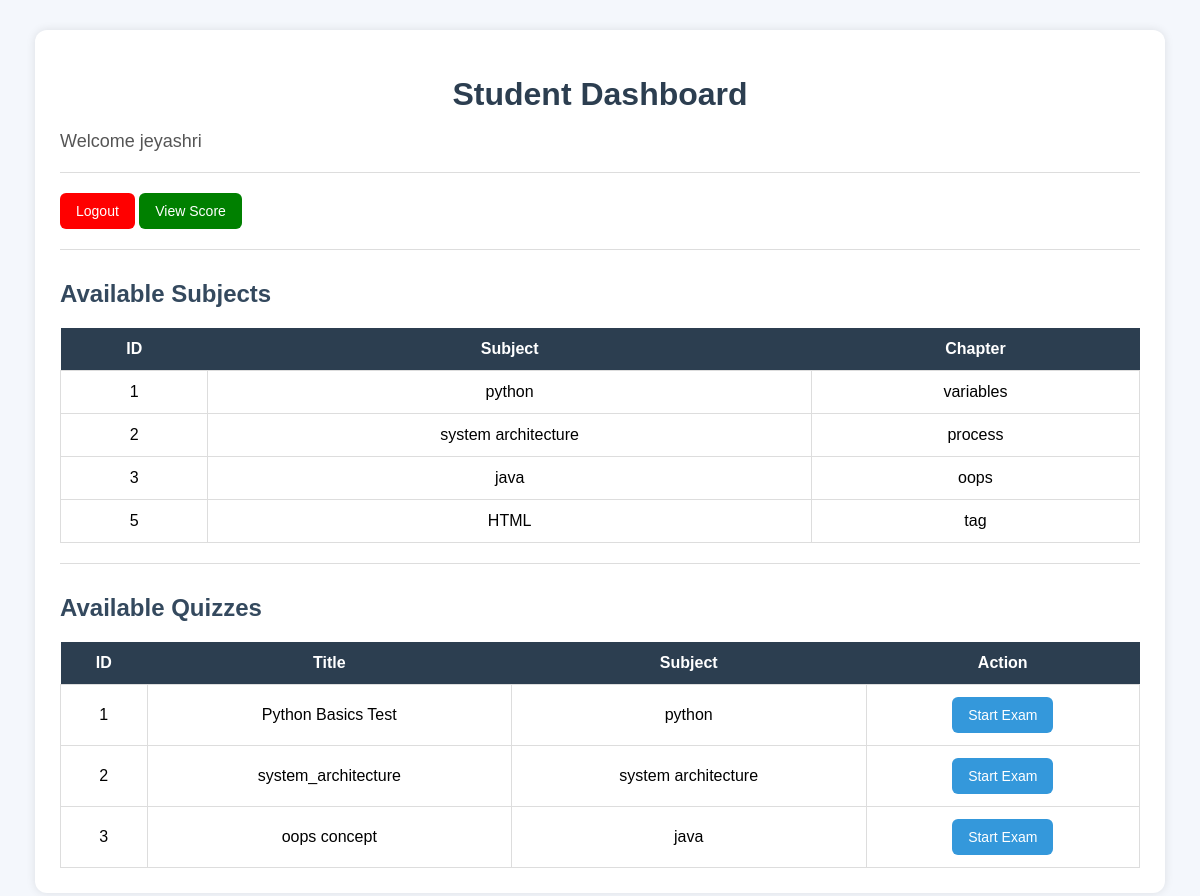
Page /student_dashboard (signed in) on the committed database.
### models.py (models this page shows, shortened)
class User(db.Model):
    id = db.Column(db.Integer, primary_key=True)
    fullname = db.Column(db.String(100), nullable=False)
    email = db.Column(db.String(100), unique=True, nullable=False)
    password = db.Column(db.String(300), nullable=False)
    role = db.Column(db.String(50), nullable=False)
    subjects = db.relationship('Subject', backref='teacher', lazy=True)
    quizzes = db.relationship('Quiz', backref='teacher', lazy=True)
    results = db.relationship('Result', backref='student', lazy=True)

class Subject(db.Model):
    id = db.Column(db.Integer, primary_key=True)
    subject_name = db.Column(db.String(100), unique=True, nullable=False)
    chapter_name = db.Column(db.String(100), nullable=False)
    teacher_id = db.Column(db.Integer, db.ForeignKey('user.id'))
    quizzes = db.relationship('Quiz', backref='subject', lazy=True)

class Quiz(db.Model):
    id = db.Column(db.Integer, primary_key=True)
    title = db.Column(db.String(100), nullable=False)
    subject_id = db.Column(db.Integer, db.ForeignKey('subject.id'), nullable=False)
    teacher_id = db.Column(db.Integer, db.ForeignKey('user.id'), nullable=False)
    results = db.relationship('Result', backref='quiz', lazy=True)
    __table_args__ = (
        db.UniqueConstraint(
            'title',
            'subject_id',
            'teacher_id',
            name='unique_quiz_rule'
        ),
    )

### app.py (the view)
@app.route('/student_dashboard')
def student_dashboard():
    if session.get('role') != 'student':
        return redirect('/')
    return render_template(
        'dashboard_student.html',
        student=User.query.get(session['user_id']),
        subjects=Subject.query.filter(
            Subject.teacher_id.isnot(None)
        ).all(),
        quizzes=Quiz.query.all()
    )

### templates/dashboard_student.html (shortened to what this page needs)
<!DOCTYPE html>
<html>
<head>
</head>
<body>
<div class="dashboard-container">
    <h1>Student Dashboard</h1>
    <p>Welcome {{ student.fullname }}</p>
    <hr>
    <a href="/logout">
        <button class="logout-btn">
            Logout
        </button>
    </a>
    <a href="/view_score">
        <button class="score-btn">
            View Score
        </button>
    </a>
    <hr>
    <h2>Available Subjects</h2>
    <table>
        <tr>
            <th>ID</th>
            <th>Subject</th>
            <th>Chapter</th>
        </tr>
        {% for s in subjects %}
        <tr>
            <td>{{ s.id }}</td>
            <td>{{ s.subject_name }}</td>
            <td>{{ s.chapter_name }}</td>
        </tr>
        {% endfor %}
    </table>
    <hr>
    <h2>Available Quizzes</h2>
    <table>
        <tr>
            <th>ID</th>
            <th>Title</th>
            <th>Subject</th>
            <th>Action</th>
        </tr>
        {% for q in quizzes %}
        <tr>
            <td>{{ q.id }}</td>
            <td>{{ q.title }}</td>
            <td>
                {% if q.subject %}
                    {{ q.subject.subject_name }}
                {% else %}
                    N/A
                {% endif %}
            </td>
            <td>
                <a href="/start_exam/{{ q.id }}">
                    <button class="start-btn">
                        Start Exam
                    </button>
                </a>
            </td>
        </tr>
        {% endfor %}
    </table>
</div>
</body>
</html>

### templates/dashboard_student.html (style rules this page uses)
body { margin:0; padding:0; font-family: Arial, Helvetica, sans-serif; background:#f4f7fc; }
.dashboard-container { width:90%; margin:30px auto; background:white; padding:25px; border-radius:12px; box-shadow:0px 0px 10px rgba(0,0,0,0.1); }
h1 { text-align:center; color:#2c3e50; margin-bottom:10px; }
h2 { color:#34495e; margin-top:30px; }
p { font-size:18px; color:#555; }
hr { border:none; height:1px; background:#ddd; margin:20px 0; }
button { border:none; padding:10px 16px; border-radius:6px; cursor:pointer; font-size:14px; transition:0.3s; }
.logout-btn { background:red; color:white; }
.score-btn { background:green; color:white; }
.start-btn { background:#3498db; color:white; }
table { width:100%; border-collapse:collapse; margin-top:15px; background:white; }
table th { background:#2c3e50; color:white; padding:12px; text-align:center; }
table td { padding:12px; text-align:center; border:1px solid #ddd; }
a { text-decoration:none; }

### rows in the picture
User: fullname "jeyashri"
Subject: id "1", subject_name "python", chapter_name "variables"
Subject: id "2", subject_name "system architecture", chapter_name "process"
Subject: id "3", subject_name "java", chapter_name "oops"
Subject: id "5", subject_name "HTML", chapter_name "tag"
Quiz: id "1", title "Python Basics Test", subject.subject_name "python"
Quiz: id "2", title "system_architecture", subject.subject_name "system architecture"
Quiz: id "3", title "oops concept", subject.subject_name "java"
